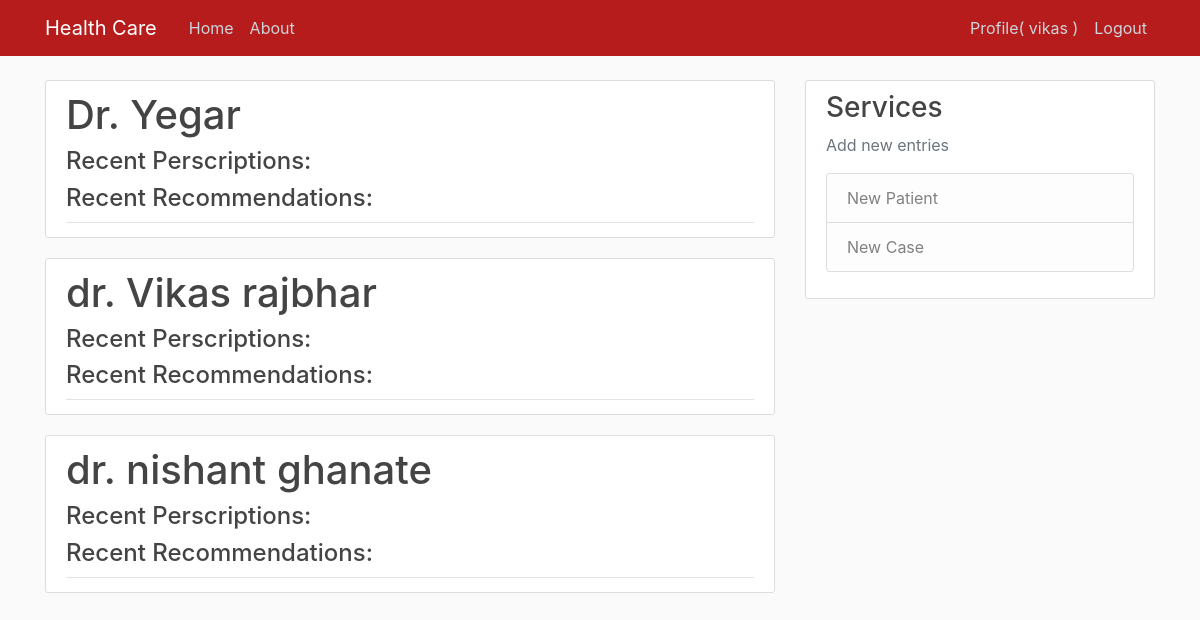
Page /history/ (signed in) on the committed database.
### user/models.py (models this page shows, shortened)
class Details(models.Model):
    aadhar=models.IntegerField(primary_key=True)
    doctor=models.CharField(max_length=50)
    diagnosis=models.TextField()
    recommendation=models.TextField()
    medicine=models.TextField()
    test=models.TextField()
    history=HistoricalRecords()

### user/views.py (the view)
# urls.py: path('history/', user_views.HistoryList.as_view(),name='history'),
class HistoryList(ListView):
    model = Details
    template_name = 'user/history.html'
    context_object_name = 'details'
    context = {'patients': Patient}

### user/templates/user/history.html (shortened to what this page needs)
{% extends "user/base.html" %}
{% block content %}
{% for detail in details %}
<article class="media content-section">
    <div class="media-body">
        <div class="article-metadata">
        <h1 class="mr-2" href="#">{{ detail.doctor }}</h1>
        <h4>Recent Perscriptions:</h4>
        <h4>Recent Recommendations:</h4>
        </div>
    </div>
    </article>
    {% endfor %}
{% endblock content %}

### user/templates/user/base.html (shortened to what this page needs)
<html>
<head>
    <link rel="stylesheet" href="https://stackpath.bootstrapcdn.com/bootstrap/4.1.3/css/bootstrap.min.css"
>
    <link rel="stylesheet" href="{% static 'user/main.css' %}">
    <link rel="stylesheet" href="{% static 'user/webpage.css' %}">
    <link rel="stylesheet" href="{% static 'user/cropper.css' %}">
</head>
<body>
    <header class="site-header">
        <nav class="navbar navbar-expand-md navbar-dark  fixed-top" style="background:#b71c1c">
            <div class="container">
                <a class="navbar-brand mr-4" href="{% url 'dashboard' %}">Health Care</a>
                <div class="collapse navbar-collapse" id="navbarToggle">
                    <div class="navbar-nav mr-auto">
                        <a class="nav-item nav-link" href="{% url 'dashboard' %}">Home</a>
                        <a class="nav-item nav-link" href="{% url 'about' %}">About</a>
                    </div>
                    <div class="navbar-nav">
                        {% if user.is_authenticated %}
                            <a class="nav-item nav-link" href="{% url 'profile' %}">Profile( {{ user.username }} )</a>
                            <a class="nav-item nav-link" href="{% url 'logout' %}">Logout</a>
                        {% else %}
                            <a class="nav-item nav-link" href="{% url 'login' %}">LogIn</a>
                        {% endif %}
                    </div>
                </div>
            </div>
        </nav>
    </header>
    <main role="main" class="container">
        <div class="row">
            <div class="col-md-8">
                {% block content %}{% endblock %}
            </div>
            {% if user.is_authenticated %}
            <div class="col-md-4" style="">
                <div class="content-section">
                    <h3>Services</h3>
                    <p class='text-muted'>Add new entries
                        <ul class="list-group">
                            <a class="list-group-item list-group-item-light" href="{% url 'newp' %}">New Patient</a>
                            <a class="list-group-item list-group-item-light" href="{% url 'addCase' %}">New Case</a>
                        </ul>
                    </p>
                </div>
            </div>
            {% endif %}
        </div>
    </main>
</body>
</html>

### user/static/user/main.css (style rules this page uses)
body { background: #fafafa; color: #333333; margin-top: 5rem; }
h1, h2, h3, h4, h5, h6 { color: #444444; }
ul { margin: 0; }
.site-header .navbar-nav .nav-link { color: #cbd5db; }
.content-section { background: #ffffff; padding: 10px 20px; border: 1px solid #dddddd; border-radius: 3px; margin-bottom: 20px; }
.article-metadata { padding-bottom: 1px; margin-bottom: 4px; border-bottom: 1px solid #e3e3e3 }

### rows in the picture
Details: doctor "Dr. Yegar"
Details: doctor "dr. Vikas rajbhar"
Details: doctor "dr. nishant ghanate"

### other values in the picture
{{ user.username }} "vikas"
